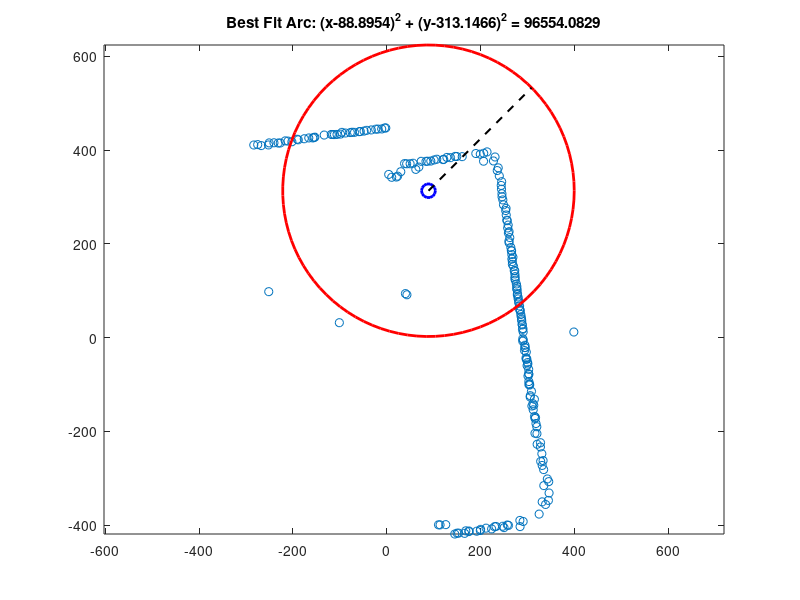

Recreate this plot in MATLAB.
%angles = [330.29, 1.00,  1.92,  3.49,  4.03,  4.95,  5.73,  7.61,  7.96,  9.39,  9.77,  10.85, 11.61, 12.28, 13.93, 14.52, 15.37, 16.11, 17.34, 17.43, 19.21, 20.19, 20.69, 21.73, 22.81, 23.44, 24.91, 24.85, 26.23, 27.11, 27.65, 28.48, 29.83, 31.88, 31.59, 33.18, 33.61, 34.51, 35.41, 35.69, 37.38, 37.98, 39.26, 40.78, 41.19, 41.75, 43.42, 43.41, 44.03, 45.45, 46.49, 47.40, 48.19, 49.36, 50.40, 50.39, 52.86, 52.75, 54.19, 60.20, 71.92, 73.37, 73.36, 75.81, 75.42, 76.89, 78.01, 78.31, 79.53, 80.44, 81.25, 82.53, 83.11, 84.22, 84.63, 85.60, 86.55, 88.21, 88.79, 89.83, 90.77, 156.22, 156.90, 158.13, 158.80, 271.96, 278.37, 319.37, 320.45, 321.05, 321.41, 323.52, 324.16, 324.88, 325.72, 327.16, 327.30, 327.42, 329.59, 330.83, 331.49, 331.92, 333.21, 334.42, 334.44, 335.00, 337.09, 337.26, 337.96, 340.22, 341.94, 341.99, 341.93, 343.43, 344.74, 344.69, 346.33, 346.86, 348.69, 347.89, 349.58, 350.48, 351.24, 351.35, 353.81, 354.51, 355.22, 355.66, 356.38, 358.46, 358.56, 359.71, 359.52];
%distances =[276, 270, 270, 269, 269, 270, 269, 270, 269, 270, 270, 270, 270, 271, 271, 273, 273, 273, 275, 275, 277, 278, 280, 280, 282, 284, 284, 286, 287, 290, 292, 294, 295, 297, 299, 300, 305, 306, 310, 312, 317, 319, 322, 328, 328, 335, 337, 341, 348, 348, 353, 362, 366, 373, 377, 384, 389, 397, 396, 398, 398, 396, 96, 383, 385, 383, 380, 379, 376, 376, 372, 373, 372, 370, 368, 368, 336, 327, 352, 352, 248, 300, 297, 357, 395, 399, 397, 389, 380, 369, 372, 368, 356, 354, 349, 343, 335, 331, 334, 326, 323, 318, 318, 312, 310, 308, 305, 302, 300, 298, 296, 293, 291, 290, 289, 284, 283, 283, 280, 279, 280, 277, 275, 275, 275, 274, 273, 272, 272, 271, 271, 271, 271];
angles = [1.72,  2.38,  3.79,  3.49,  5.36,  5.66,  7.07,  7.76,  8.75,  9.79,  11.26, 11.72, 12.05, 13.41, 14.79, 15.23, 16.42, 17.20, 18.18, 18.64, 20.12, 20.68, 21.44, 22.48, 24.09, 24.88, 25.42, 26.44, 27.73, 27.65, 29.31, 30.25, 31.19, 32.13, 32.52, 33.59, 34.94, 34.80, 36.02, 37.80, 38.33, 39.12, 40.68, 40.90, 42.19, 42.84, 44.14, 44.39, 45.76, 46.91, 47.30, 48.70, 49.87, 50.71, 51.33, 52.31, 53.05, 53.62, 55.17, 56.52, 56.72, 58.88, 59.06, 61.25, 61.64, 62.26, 63.00, 64.19, 64.82, 67.01, 67.37, 68.87, 69.32, 70.51, 71.55, 72.27, 72.48, 74.34, 75.08, 76.00, 76.98, 77.46, 78.95, 79.35, 80.21, 81.38, 82.35, 83.48, 84.16, 85.17, 86.15, 86.57, 88.24, 89.32, 90.26, 90.57, 91.39, 92.43, 93.04, 94.26, 95.56, 97.31, 96.28, 97.63, 98.94, 99.56, 100.09, 101.41, 102.81, 103.76, 104.47, 104.90, 102.36, 105.27, 107.17, 109.98, 109.74, 110.33, 111.33, 112.53, 114.10, 114.30, 115.84, 116.69, 117.30, 118.69, 119.14, 120.07, 121.13, 121.54, 123.16, 123.77, 124.62, 158.72, 162.52, 285.46, 285.89, 287.50, 289.10, 290.17, 289.79, 292.25, 293.04, 291.69, 292.94, 294.91, 296.08, 295.87, 297.53, 298.74, 300.05, 299.68, 301.58, 302.77, 301.69, 302.95, 306.06, 306.57, 305.20, 310.81, 313.42, 313.59, 314.80, 316.25, 316.70, 318.36, 318.65, 319.93, 320.57, 321.21, 321.81, 323.18, 324.56, 324.66, 325.65, 327.40, 327.17, 329.30, 330.08, 331.40, 331.95, 331.73, 333.77, 335.28, 334.78, 335.68, 337.35, 337.98, 337.48, 339.65, 341.66, 342.03, 341.74, 342.83, 344.77, 345.73, 345.50, 347.41, 349.39, 348.74, 350.00, 351.40, 351.14, 351.74, 354.11, 354.66, 355.88, 355.92, 356.84, 358.93, 358.51, 359.54];
distances = [399, 291, 291, 290, 290, 290, 290, 290, 290, 290, 290, 290, 290, 291, 291, 292, 292, 293, 293, 294, 296, 296, 298, 299, 300, 301, 303, 305, 307, 308, 310, 310, 313, 315, 319, 320, 324, 324, 327, 330, 332, 338, 342, 345, 348, 353, 358, 358, 365, 371, 375, 377, 384, 388, 393, 400, 406, 413, 420, 427, 433, 440, 449, 429, 450, 444, 439, 436, 101, 102, 418, 414, 413, 407, 405, 399, 398, 395, 392, 388, 386, 385, 383, 370, 364, 376, 374, 373, 373, 355, 345, 343, 342, 348, 447, 447, 445, 445, 445, 444, 444, 443, 443, 443, 443, 444, 444, 445, 445, 446, 447, 448, 448, 449, 452, 454, 454, 454, 457, 459, 462, 464, 464, 469, 472, 473, 475, 480, 485, 482, 489, 495, 499, 270, 106, 414, 415, 418, 443, 444, 443, 445, 448, 449, 449, 455, 455, 457, 458, 465, 465, 464, 472, 475, 476, 477, 482, 488, 493, 497, 482, 491, 489, 479, 460, 462, 456, 437, 429, 421, 424, 413, 402, 393, 397, 380, 376, 372, 367, 360, 357, 360, 348, 345, 342, 342, 341, 330, 331, 329, 321, 320, 319, 317, 312, 312, 313, 310, 306, 305, 305, 302, 301, 300, 299, 295, 296, 295, 295,  291, 290, 290];

% 将极坐标转换为直角坐标
x = distances .* cosd(angles);
y = distances .* sind(angles);

% 合并数据
data = [x; y];

% 绘制散点图
figure;
plot(data(1,:), data(2,:), 'o');
hold on;

%% 拟合圆弧
X = data;
n = length(X(:,1));
y = ones(n,1);
b = [rand(1)*1000  rand(1)  rand(1)];
fun = @(a, X) X(:,1).^2 + X(:,2).^2 + a(1)*X(:,1) + a(2)*X(:,2) + a(3);
[a,~,~,~,~] = lsqcurvefit(fun, b, X, y);
% 圆心
X1 = -a(1)/2;
Y1 = -a(2)/2;
% 半径
R = sqrt(a(1)^2 + a(2)^2 - 4*a(3))/2;

% 绘制拟合圆弧
theta = linspace(0, 2*pi, 100);
x_arc = X1 + R*cos(theta);
y_arc = Y1 + R*sin(theta);
plot(x_arc, y_arc, 'r-', 'LineWidth', 2);

title(['Best Fit Arc: (x-', num2str(X1), ')^2 + (y-', num2str(Y1), ')^2 = ', num2str(R^2)]);

% 绘制圆心和半径
plot(X1, Y1, 'bo', 'MarkerSize', 10, 'LineWidth', 2);
plot([X1 X1+R*cos(pi/4)], [Y1 Y1+R*sin(pi/4)], 'k--', 'LineWidth', 1.5);

axis equal;



